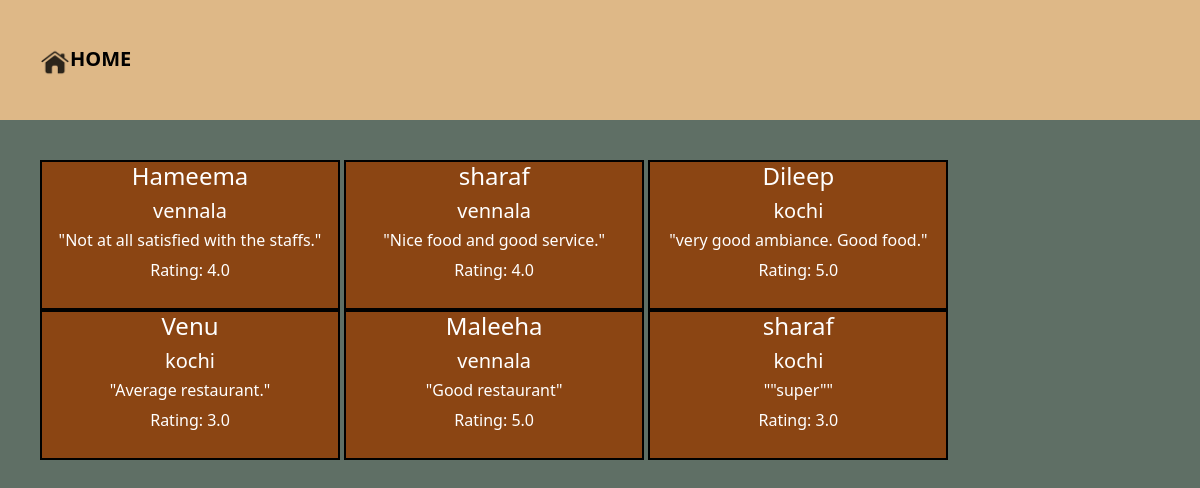
The app's page /review1/ with its own data.
### rest1/models.py (models this page shows, shortened)
class Review(models.Model):
    name=models.CharField(max_length=50)
    place=models.CharField(max_length=50)
    rating=models.IntegerField(validators=[MinValueValidator(0),MaxValueValidator(5)])
    comments=models.CharField(max_length=200)

### rest1/views.py (the view)
# urls.py: path("review1/" ,reviews,name='pg3'),
def reviews(request):
    rev_dict={
        'rev':Review.objects.all(),
    }
    return render(request,'viewreview.html',rev_dict)

### templates/viewreview.html (shortened to what this page needs)
{% extends 'base.html'%}
{% load static %}
{% block content %}
<a class="navbar-brand" href="{% url 'pg4'%}"  style="position:absolute;left:200px;bottom:525px;
font-weight:bold;font-size:20px;">ADD REVIEW</a>
{% for i in rev %}
<div style="width:300px;height:150px;background-color:saddlebrown;color:white;
border:2px solid black;display:inline-block;position:relative;left:40px;top:40px;">
<center>
<h4>{{i.name}}</h4>
<h5>{{i.place}}</h5>
<h6>"{{i.comments}}"</h6>
Rating:
{{i.rating}}.0
</center>
</div>
{% endfor %}
{% endblock %}

### records on screen
Review: name "Hameema", place "vennala", comments "Not at all satisfied with the staffs.", rating "4"
Review: name "sharaf", place "vennala", comments "Nice food and good service.", rating "4"
Review: name "Dileep", place "kochi", comments "very good ambiance. Good food.", rating "5"
Review: name "Venu", place "kochi", comments "Average restaurant.", rating "3"
Review: name "Maleeha", place "vennala", comments "Good restaurant", rating "5"
Review: name "sharaf", place "kochi", comments "\"super\"", rating "3"
